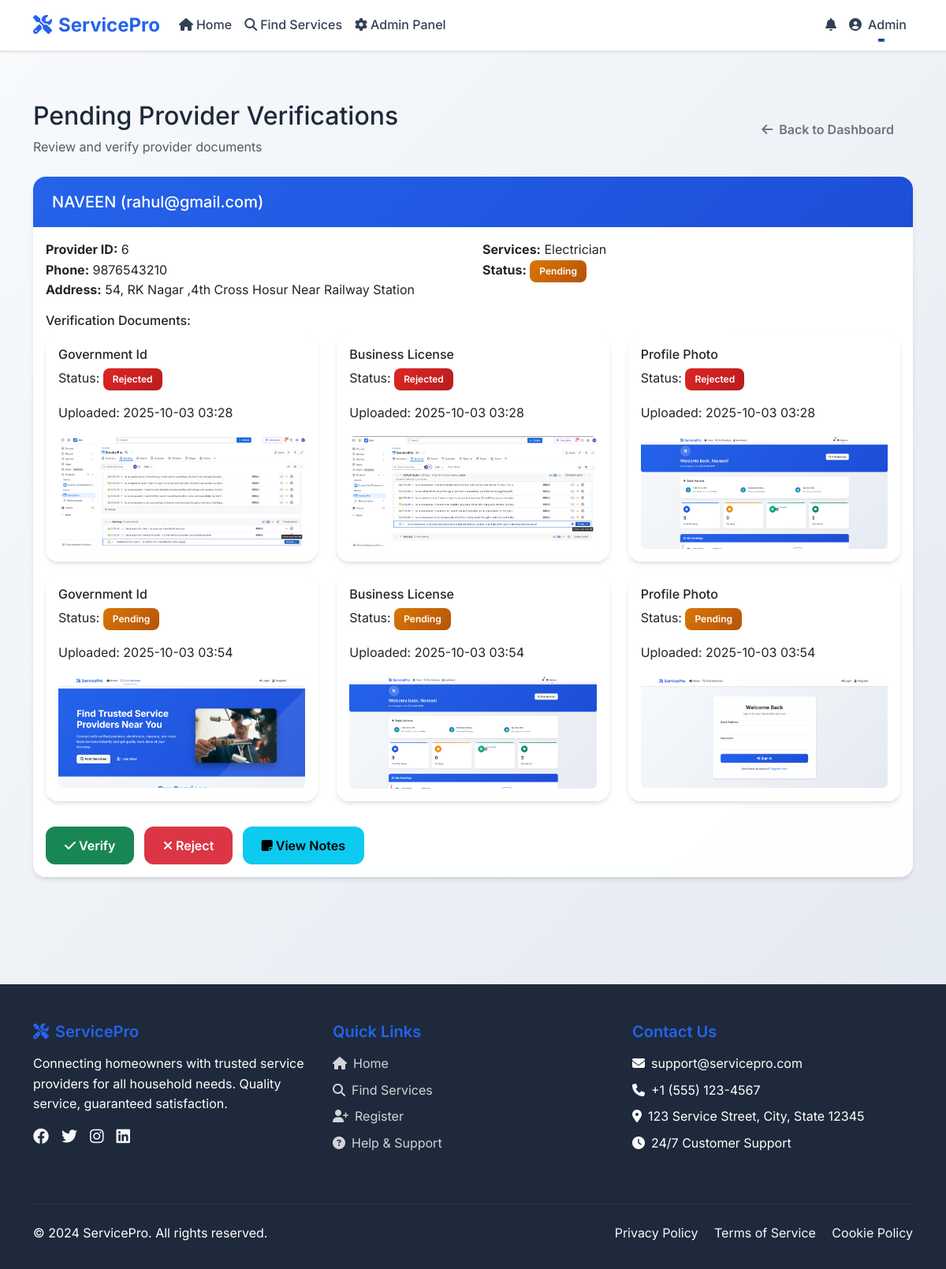
The app's page /admin/pending_verifications (signed in) with its own data.
### app.py (models this page shows)
class User(UserMixin, db.Model):
    id = db.Column(db.Integer, primary_key=True)
    name = db.Column(db.String(100), nullable=False)
    email = db.Column(db.String(120), unique=True, nullable=False)
    password = db.Column(db.String(200), nullable=False)
    role = db.Column(db.String(20), default='user')  # user, provider, admin
    address = db.Column(db.Text)
    pincode = db.Column(db.String(10))
    phone = db.Column(db.String(15))
    created_at = db.Column(db.DateTime, default=datetime.utcnow)
    bookings = db.relationship('Booking', backref='user', lazy=True)
    reviews = db.relationship('Review', backref='user', lazy=True)
    sent_messages = db.relationship('Message', foreign_keys='Message.sender_id', backref='sender', lazy=True)
    received_messages = db.relationship('Message', foreign_keys='Message.receiver_id', backref='receiver', lazy=True)
    provider_profile = db.relationship('ServiceProvider', backref='user', uselist=False)

class ServiceProvider(db.Model):
    id = db.Column(db.Integer, primary_key=True)
    user_id = db.Column(db.Integer, db.ForeignKey('user.id'), nullable=False)
    service_categories = db.Column(db.Text)  # JSON string of categories
    service_pincodes = db.Column(db.Text)  # JSON string of pincodes
    status = db.Column(db.String(20), default='pending')  # pending, approved, rejected
    verification_status = db.Column(db.String(20), default='pending')  # pending, verified, rejected
    availability = db.Column(db.Text)  # JSON string of availability
    hourly_rate = db.Column(db.Float, default=0.0)
    description = db.Column(db.Text)
    experience_years = db.Column(db.Integer, default=0)
    bookings = db.relationship('Booking', backref='provider', lazy=True)
    verification_docs = db.relationship('VerificationDocument', backref='provider', lazy=True)

class VerificationDocument(db.Model):
    id = db.Column(db.Integer, primary_key=True)
    provider_id = db.Column(db.Integer, db.ForeignKey('service_provider.id'), nullable=False)
    document_type = db.Column(db.String(50), nullable=False)  # government_id, business_license, profile_photo
    file_path = db.Column(db.String(255), nullable=False)
    uploaded_at = db.Column(db.DateTime, default=datetime.utcnow)
    admin_notes = db.Column(db.Text)
    status = db.Column(db.String(20), default='pending')  # pending, approved, rejected

### app.py (the view)
@app.route('/admin/pending_verifications')
@login_required
def admin_pending_verifications():
    if current_user.role != 'admin':
        flash('Access denied!', 'error')
        return redirect(url_for('index'))
    pending_verifications = db.session.query(ServiceProvider, User).join(User).filter(
        ServiceProvider.verification_status == 'pending'
    ).all()
    return render_template('admin_verifications.html', pending_verifications=pending_verifications)

### templates/admin_verifications.html (shortened to what this page needs)
{% extends "base.html" %}
{% block content %}
<div class="container py-5">
    <div class="d-flex justify-content-between align-items-center mb-4">
        <div>
            <h2>Pending Provider Verifications</h2>
            <p class="text-muted mb-0">Review and verify provider documents</p>
        </div>
        <a href="{{ url_for('admin_dashboard') }}" class="btn btn-outline-secondary">
            <i class="fas fa-arrow-left me-2"></i>Back to Dashboard
        </a>
    </div>
    {% if pending_verifications %}
        {% for provider, user in pending_verifications %}
        <div class="card mb-4">
            <div class="card-header">
                <h5 class="mb-0">{{ user.name }} ({{ user.email }})</h5>
            </div>
            <div class="card-body">
                <div class="row mb-3">
                    <div class="col-md-6">
                        <strong>Provider ID:</strong> {{ provider.id }}<br>
                        <strong>Phone:</strong> {{ user.phone }}<br>
                        <strong>Address:</strong> {{ user.address }}
                    </div>
                    <div class="col-md-6">
                        {% if provider.service_categories %}
                        <strong>Services:</strong> {{ provider.service_categories.replace(',', ', ') }}<br>
                        {% endif %}
                        <strong>Status:</strong>
                        <span class="badge bg-{{ 'success' if provider.verification_status == 'verified' else 'warning' if provider.verification_status == 'pending' else 'danger' }}">
                            {{ provider.verification_status.title() }}
                        </span>
                    </div>
                </div>
                <h6>Verification Documents:</h6>
                <div class="row">
                    {% for doc in provider.verification_docs %}
                    <div class="col-md-4 mb-3">
                        <div class="card h-100">
                            <div class="card-body">
                                <h6 class="card-title">{{ doc.document_type.replace('_', ' ').title() }}</h6>
                                <p class="card-text">
                                    Status: <span class="badge bg-{{ 'success' if doc.status == 'approved' else 'warning' if doc.status == 'pending' else 'danger' }}">
                                        {{ doc.status.title() }}
                                    </span>
                                </p>
                                <p class="card-text">Uploaded: {{ doc.uploaded_at.strftime('%Y-%m-%d %H:%M') }}</p>
                                {% if doc.file_path.lower().endswith(('.jpg', '.jpeg', '.png', '.gif')) %}
                                    <img src="/uploads/verification_docs/{{ doc.file_path }}" class="img-fluid rounded" style="max-height: 150px; object-fit: cover;" alt="{{ doc.document_type }}">
                                {% else %}
                                    <p class="text-muted mb-2">Document file: {{ doc.file_path.split('_')[-1] }}</p>
                                    <a href="/uploads/verification_docs/{{ doc.file_path }}" target="_blank" class="btn btn-sm btn-outline-primary">
                                        <i class="fas fa-download me-1"></i>Download
                                    </a>
                                {% endif %}
                            </div>
                        </div>
                    </div>
                    {% endfor %}
                </div>
                <div class="mt-3">
                    {% if provider.verification_docs %}
                    <button class="btn btn-success me-2 verify-btn" data-provider="{{ provider.id }}" data-action="verify" data-docs='[{% for doc in provider.verification_docs %}{{ doc.id }}{% if not loop.last %},{% endif %}{% endfor %}]'>
                        <i class="fas fa-check me-1"></i>Verify
                    </button>
                    <button class="btn btn-danger me-2 verify-btn" data-provider="{{ provider.id }}" data-action="reject" data-docs='[{% for doc in provider.verification_docs %}{{ doc.id }}{% if not loop.last %},{% endif %}{% endfor %}]'>
                        <i class="fas fa-times me-1"></i>Reject
                    </button>
                    {% else %}
                    <button class="btn btn-secondary me-2" disabled>No Documents</button>
                    {% endif %}
                    <button class="btn btn-info" onclick="viewNotes({{ provider.id }})">
                        <i class="fas fa-sticky-note me-1"></i>View Notes
                    </button>
                </div>
            </div>
        </div>
        {% endfor %}
    {% else %}
        <div class="alert alert-info text-center py-5">
            <i class="fas fa-info-circle fa-3x mb-3"></i>
            <h5>No pending verifications</h5>
            <p>All providers are either verified or rejected.</p>
        </div>
    {% endif %}
</div>
{% endblock %}

### templates/base.html (shortened to what this page needs)
<!DOCTYPE html>
<html lang="en">
<head>
    <link href="https://cdn.jsdelivr.net/npm/bootstrap@5.3.0/dist/css/bootstrap.min.css" rel="stylesheet">
    <link rel="stylesheet" href="https://cdnjs.cloudflare.com/ajax/libs/font-awesome/6.4.0/css/all.min.css">
</head>
<body>
    <nav class="navbar navbar-expand-lg navbar-light fixed-top">
        <div class="container">
            <a class="navbar-brand" href="{{ url_for('index') }}">
                <i class="fas fa-tools me-2"></i>ServicePro
            </a>
            <div class="collapse navbar-collapse" id="navbarNav">
                <ul class="navbar-nav me-auto">
                    <li class="nav-item">
                        <a class="nav-link" href="{{ url_for('index') }}">
                            <i class="fas fa-home me-1"></i>Home
                        </a>
                    </li>
                    <li class="nav-item">
                        <a class="nav-link" href="{{ url_for('search_providers') }}">
                            <i class="fas fa-search me-1"></i>Find Services
                        </a>
                    </li>
                    {% if current_user.is_authenticated %}
                        {% if current_user.role == 'user' %}
                            <li class="nav-item">
                                <a class="nav-link" href="{{ url_for('user_dashboard') }}">
                                    <i class="fas fa-user me-1"></i>Dashboard
                                </a>
                            </li>
                        {% elif current_user.role == 'provider' %}
                            <li class="nav-item">
                                <a class="nav-link" href="{{ url_for('provider_dashboard') }}">
                                    <i class="fas fa-tools me-1"></i>Dashboard
                                </a>
                            </li>
                        {% elif current_user.role == 'admin' %}
                            <li class="nav-item">
                                <a class="nav-link" href="{{ url_for('admin_dashboard') }}">
                                    <i class="fas fa-cog me-1"></i>Admin Panel
                                </a>
                            </li>
                        {% endif %}
                    {% endif %}
                </ul>
                <ul class="navbar-nav">
                    {% if current_user.is_authenticated %}
                        <li class="nav-item dropdown notification-dropdown-container">
                            <a class="nav-link position-relative notification-dropdown-hover" href="#" id="notificationDropdown" role="button">
                                <i class="fas fa-bell"></i>
                            </a>
                        </li>
                        <li class="nav-item dropdown">
                            <a class="nav-link dropdown-toggle" href="#" id="navbarDropdown" role="button" data-bs-toggle="dropdown" data-bs-display="static" data-bs-boundary="viewport" aria-expanded="false">
                                <i class="fas fa-user-circle me-2"></i>{{ current_user.name }}
                            </a>
                        </li>
                    {% endif %}
                </ul>
            </div>
        </div>
    </nav>
    <main style="margin-top: 80px;">
        {% block content %}{% endblock %}
    </main>
    <footer class="footer">
        <div class="container">
            <div class="row">
                <div class="col-md-4 mb-4">
                    <h5><i class="fas fa-tools me-2"></i>ServicePro</h5>
                    <p class="mb-3">Connecting homeowners with trusted service providers for all household needs. Quality service, guaranteed satisfaction.</p>
                    <div class="d-flex gap-3">
                        <a href="#" class="text-light"><i class="fab fa-facebook fa-lg"></i></a>
                        <a href="#" class="text-light"><i class="fab fa-twitter fa-lg"></i></a>
                        <a href="#" class="text-light"><i class="fab fa-instagram fa-lg"></i></a>
                        <a href="#" class="text-light"><i class="fab fa-linkedin fa-lg"></i></a>
                    </div>
                </div>
                <div class="col-md-4 mb-4">
                    <h5>Quick Links</h5>
                    <ul class="list-unstyled">
                        <li class="mb-2"><a href="{{ url_for('index') }}"><i class="fas fa-home me-2"></i>Home</a></li>
                        <li class="mb-2"><a href="{{ url_for('search_providers') }}"><i class="fas fa-search me-2"></i>Find Services</a></li>
                        <li class="mb-2"><a href="{{ url_for('register') }}"><i class="fas fa-user-plus me-2"></i>Register</a></li>
                        <li class="mb-2"><a href="#"><i class="fas fa-question-circle me-2"></i>Help & Support</a></li>
                    </ul>
                </div>
                <div class="col-md-4 mb-4">
                    <h5>Contact Us</h5>
                    <p class="mb-2"><i class="fas fa-envelope me-2"></i>support@servicepro.com</p>
                    <p class="mb-2"><i class="fas fa-phone me-2"></i>+1 (555) 123-4567</p>
                    <p class="mb-2"><i class="fas fa-map-marker-alt me-2"></i>123 Service Street, City, State 12345</p>
                    <p class="mb-0"><i class="fas fa-clock me-2"></i>24/7 Customer Support</p>
                </div>
            </div>
            <hr class="my-4" style="border-color: rgba(255,255,255,0.2);">
            <div class="row align-items-center">
                <div class="col-md-6">
                    <p class="mb-0">&copy; 2024 ServicePro. All rights reserved.</p>
                </div>
                <div class="col-md-6 text-md-end">
                    <a href="#" class="text-light me-3">Privacy Policy</a>
                    <a href="#" class="text-light me-3">Terms of Service</a>
                    <a href="#" class="text-light">Cookie Policy</a>
                </div>
    </footer>
</body>
</html>

### records on screen
User: name "Admin"
ServiceProvider: name "NAVEEN", email "rahul@gmail.com", id "6", phone "9876543210", address "54, RK Nagar ,4th Cross Hosur Near Railway Station", service_categories.replace "Electrician", verification_status "Pending"
VerificationDocument: document_type.replace "Government Id", status "Rejected", uploaded_at "2025-10-03 03:28", file_path (picture)
VerificationDocument: document_type.replace "Business License", status "Rejected", uploaded_at "2025-10-03 03:28", file_path (picture)
VerificationDocument: document_type.replace "Profile Photo", status "Rejected", uploaded_at "2025-10-03 03:28", file_path (picture)
VerificationDocument: document_type.replace "Government Id", status "Pending", uploaded_at "2025-10-03 03:54", file_path (picture)
VerificationDocument: document_type.replace "Business License", status "Pending", uploaded_at "2025-10-03 03:54", file_path (picture)
VerificationDocument: document_type.replace "Profile Photo", status "Pending", uploaded_at "2025-10-03 03:54", file_path (picture)
